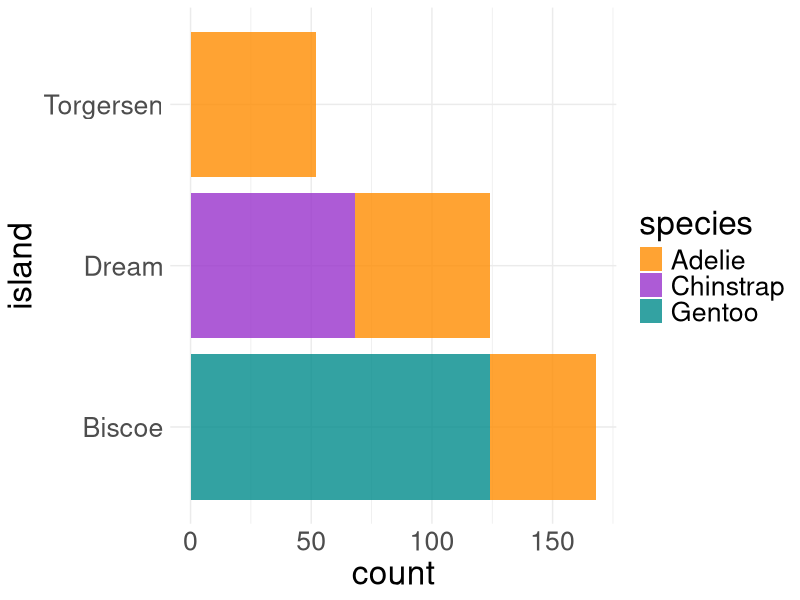
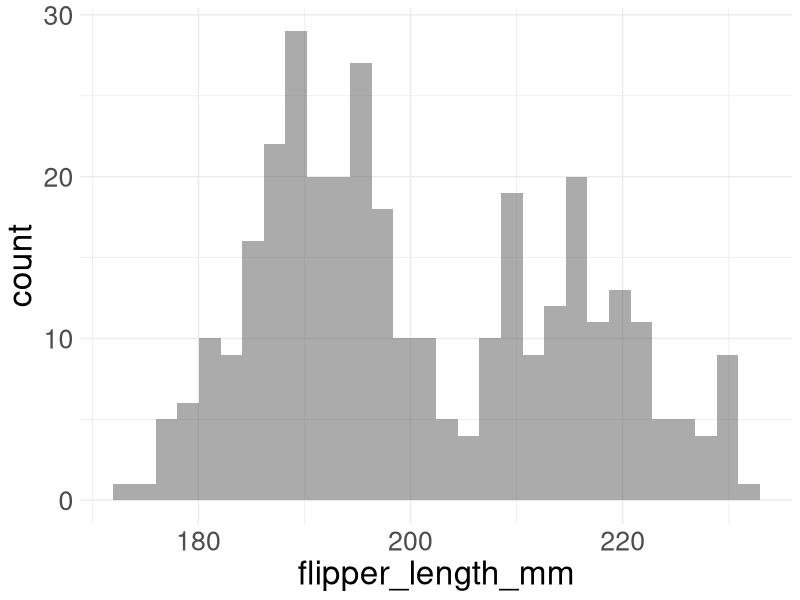
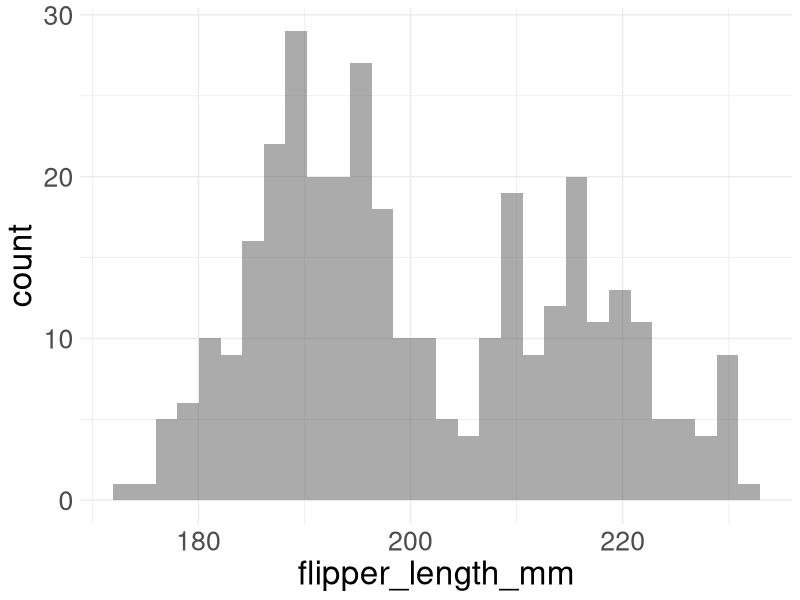
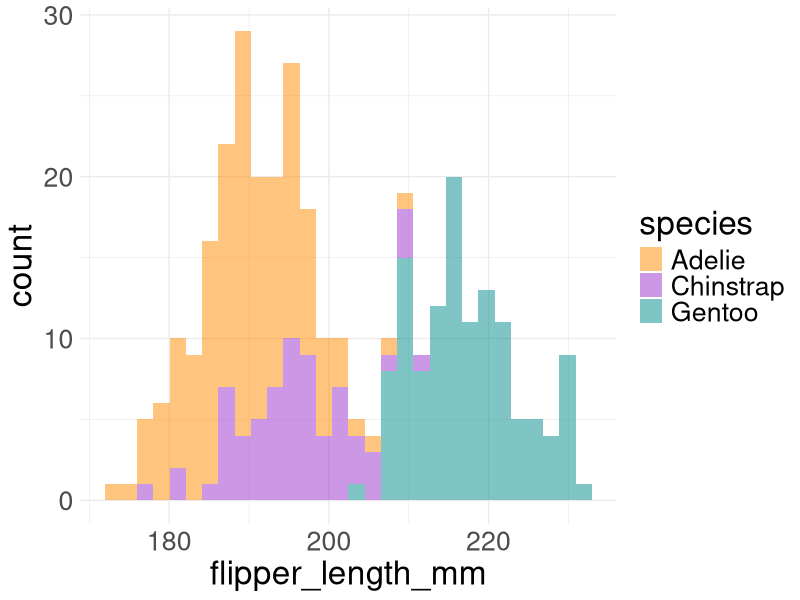
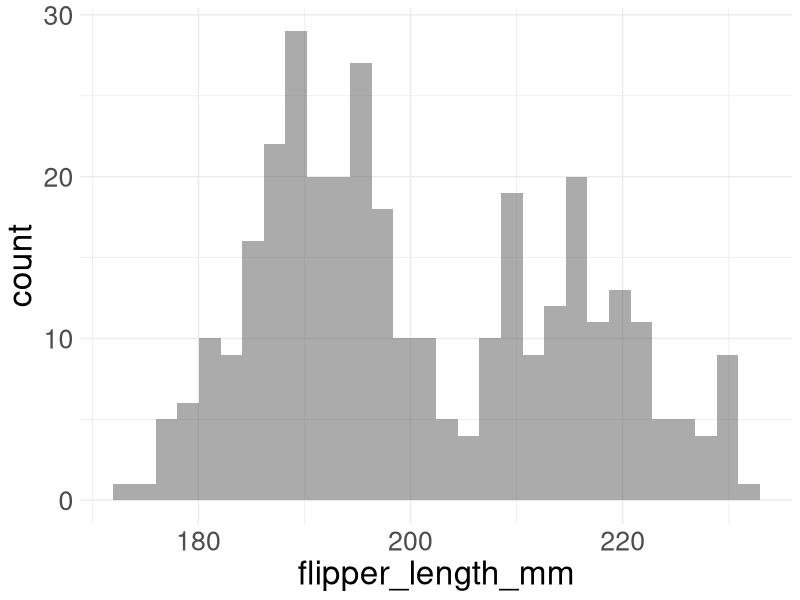
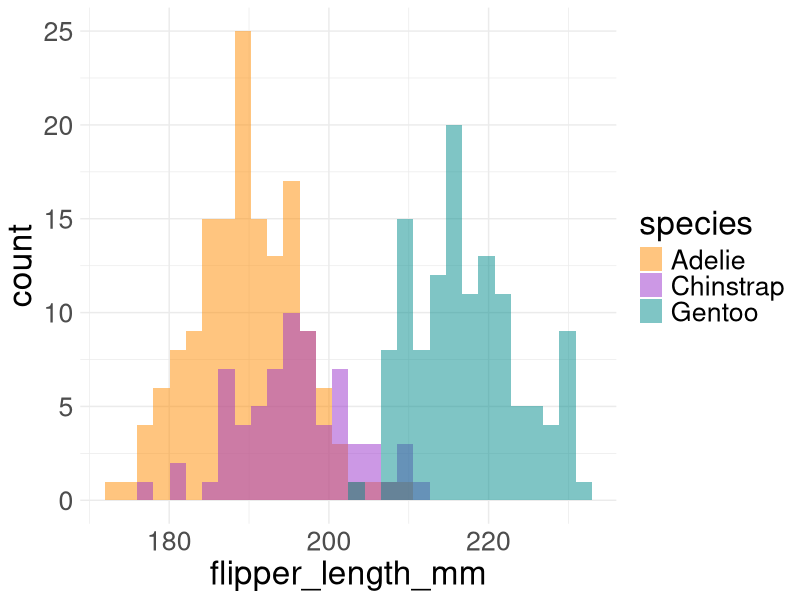
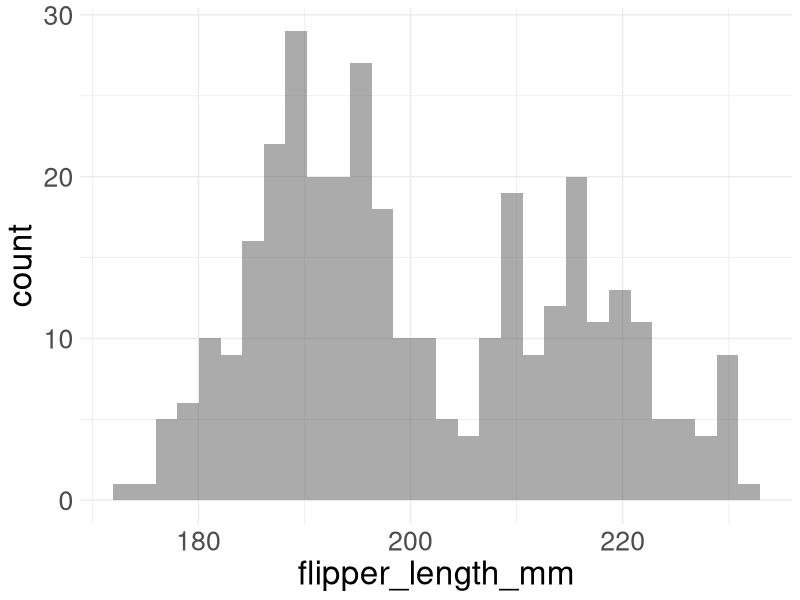
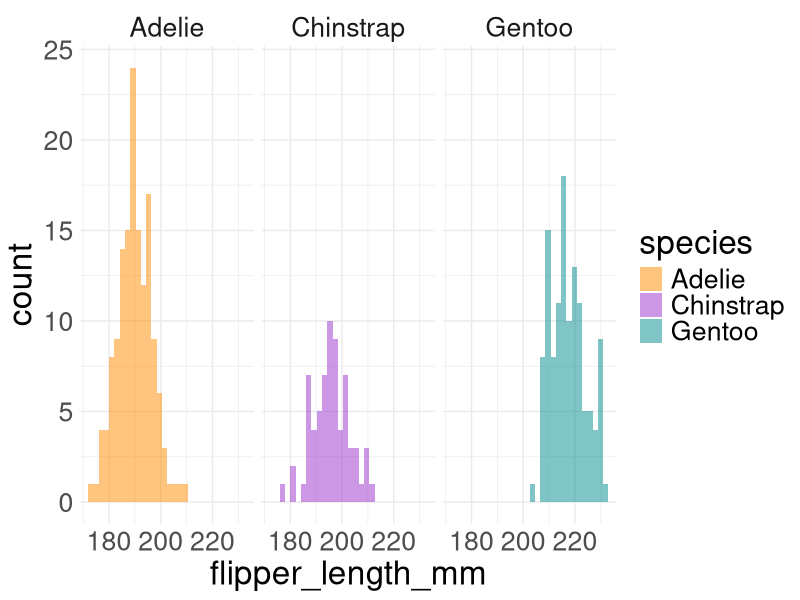

R code for these plots, in order:
## ---- chunk 1
library(palmerpenguins)
library(tidyverse)
theme_set(theme_minimal())
## ---- chunk 2
ggplot(penguins, aes(x = island)) +
  geom_bar(alpha = 0.8, aes(fill = species)) +
  theme_minimal() +
  coord_flip() +
  scale_fill_manual(values = c("darkorange","darkorchid","cyan4")) + 
  theme(text = element_text(size = 24))
## ---- chunk 3
penguins <- penguins %>%
  mutate(year = as.factor(year))
## ---- chunk 4
glimpse(penguins)
## ---- chunk 5
# Histogram example: flipper length by species
ggplot(data = penguins, aes(x = flipper_length_mm)) +
  geom_histogram(alpha = 0.5, position = "identity") +
  theme(text = element_text(size = 24))
## ---- chunk 6
# Histogram example: flipper length by species 
ggplot(data = penguins, aes(x = flipper_length_mm)) +   
  geom_histogram(alpha = 0.5, position = "identity") +   
  theme(text = element_text(size = 24))
## ---- chunk 7
# Histogram example: flipper length by species 
ggplot(data = penguins, aes(x = flipper_length_mm)) +   
  geom_histogram(aes(fill = species), 
                 alpha = 0.5) +   
  scale_fill_manual(values = c("darkorange","darkorchid","cyan4")) +   
  theme(text = element_text(size = 24))
## ---- chunk 8
# Histogram example: flipper length by species 
ggplot(data = penguins, aes(x = flipper_length_mm)) +   
  geom_histogram(alpha = 0.5, position = "identity") +   
  theme(text = element_text(size = 24))
## ---- chunk 9
# Histogram example: flipper length by species 
ggplot(data = penguins, aes(x = flipper_length_mm)) +   
  geom_histogram(aes(fill = species), 
                 alpha = 0.5,
                 position = "identity") +   
  scale_fill_manual(values = c("darkorange","darkorchid","cyan4")) +   
  theme(text = element_text(size = 24))
## ---- chunk 10
# Histogram example: flipper length by species
ggplot(data = penguins, aes(x = flipper_length_mm)) +
  geom_histogram(alpha = 0.5, position = "identity") +
  theme(text = element_text(size = 24))
## ---- chunk 11
# Histogram example: flipper length by gender
ggplot(data = penguins %>% drop_na(sex), 
       aes(x = flipper_length_mm)) +
  geom_histogram(aes(fill = species), 
                 alpha = 0.5, 
                 position = "identity") +
  scale_fill_manual(values = c("darkorange","darkorchid","cyan4")) +
  facet_wrap(~species) +
  theme(text = element_text(size = 24))
## ---- chunk 12
# Histogram example: flipper length by species
ggplot(data = penguins, 
       aes(x = flipper_length_mm,
           fill = species)) +
  geom_density(alpha = 0.5, position = "identity") +
  scale_fill_manual(values = c("darkorange","darkorchid","cyan4")) +
  theme(text = element_text(size = 24))
## ---- chunk 13
ggplot(penguins, aes(x = species)) +
  geom_bar(alpha = 0.8) +
  theme_minimal() +
  coord_flip() +
  theme(text = element_text(size = 24))
## ---- chunk 14
ggplot(penguins, aes(x = species)) +      
  geom_bar(alpha = 0.8) +      
  theme_minimal() +      
  coord_flip() +      
  theme(text = element_text(size = 24))
## ---- chunk 15
ggplot(penguins, aes(x = species, fill = year)) +
  geom_bar(alpha = 0.8, position = "stack") +      #scale_fill_manual(values = c("darkorange","purple","cyan4"), guide = FALSE) +      
  theme_minimal() +      
  coord_flip() +      
  theme(text = element_text(size = 24))
## ---- chunk 16
ggplot(penguins, aes(x = species)) +         
  geom_bar(alpha = 0.8) +         
  theme_minimal() +         
  coord_flip() +         
  theme(text = element_text(size = 24))
## ---- chunk 17
ggplot(penguins, aes(x = species, fill = year)) +
  geom_bar(alpha = 0.8, position = "fill") +      #scale_fill_manual(values = c("darkorange","purple","cyan4"), guide = FALSE) +      
  theme_minimal() +      
  coord_flip() +      
  theme(text = element_text(size = 24))
## ---- chunk 18
ggplot(penguins, aes(x = species)) +   
  geom_bar(alpha = 0.8) +   
  theme_minimal() +   
  coord_flip() +   
  theme(text = element_text(size = 24))
## ---- chunk 19
ggplot(penguins, aes(x = species, fill = year)) +   
  geom_bar(alpha = 0.8, position = "dodge2") +   
  #scale_fill_manual(values = c("darkorange","purple","cyan4"), guide = FALSE) +   
  theme_minimal() +   
  coord_flip() +   
  theme(text = element_text(size = 24))
## ---- chunk 20
ggplot(penguins, aes(x = species)) +   
  geom_bar(alpha = 0.8) +   
  theme_minimal() +   
  coord_flip() +   
  theme(text = element_text(size = 24))
## ---- chunk 21
ggplot(penguins, aes(x = species, fill = year)) +   
  geom_bar(alpha = 0.8) +   
  # scale_fill_manual(values = c("darkorange","purple","cyan4"), guide = FALSE) +   
  theme_minimal() +   
  facet_wrap(~year, ncol = 1) +   
  coord_flip() +   
  theme(text = element_text(size = 24))
## ---- chunk 22
# Scatterplot example 2: penguin bill length versus bill depth
ggplot(data = penguins, aes(x = bill_length_mm, y = bill_depth_mm)) +
  geom_point(size = 4) +   
  theme(text = element_text(size = 24))
  #scale_color_manual(values = c("darkorange","darkorchid","cyan4"))
## ---- chunk 23
# Scatterplot example 2: penguin bill length versus bill depth
ggplot(data = penguins, aes(x = bill_length_mm, y = bill_depth_mm)) +
  geom_point(size = 4) +   
  theme(text = element_text(size = 24))
  #scale_color_manual(values = c("darkorange","darkorchid","cyan4"))
## ---- chunk 24
# Scatterplot example 2: penguin bill length versus bill depth
ggplot(data = penguins, aes(x = bill_length_mm, y = bill_depth_mm)) +
  geom_point(aes(color = species),
             size = 4)  +
  scale_color_manual(values = c("darkorange","darkorchid","cyan4")) +   
  theme(text = element_text(size = 24))
## ---- chunk 25
# Scatterplot example 2: penguin bill length versus bill depth
ggplot(data = penguins, aes(x = bill_length_mm, y = bill_depth_mm)) +
  geom_point(size = 4) +   
  theme(text = element_text(size = 24))
  #scale_color_manual(values = c("darkorange","darkorchid","cyan4"))
## ---- chunk 26
# Scatterplot example 2: penguin bill length versus bill depth
ggplot(data = penguins, aes(x = bill_length_mm, y = bill_depth_mm, color = species)) +
  geom_point(size = 4)  +
  geom_smooth(method = "lm", se = FALSE) +
  scale_color_manual(values = c("darkorange","darkorchid","cyan4")) +   
  theme(text = element_text(size = 24))
## ---- chunk 27
# Scatterplot example 2: penguin bill length versus bill depth
ggplot(data = penguins, aes(x = bill_length_mm, y = bill_depth_mm)) +
  geom_point(size = 4) +   
  theme(text = element_text(size = 24))
  #scale_color_manual(values = c("darkorange","darkorchid","cyan4"))
## ---- chunk 28
# Scatterplot example 2: penguin bill length versus bill depth
ggplot(data = penguins, aes(x = bill_length_mm, y = bill_depth_mm, color = species)) +
  geom_point(size = 4)  +
  geom_smooth(method = "lm") +
  scale_color_manual(values = c("darkorange","darkorchid","cyan4")) +   
  theme(text = element_text(size = 24))
## ---- chunk 29
# Jitter plot example: bill length by species
ggplot(data = penguins, aes(x = species, y = bill_length_mm)) +
  geom_jitter(width = 0.3, 
              alpha = 0.2,
              show.legend = FALSE) +
  geom_boxplot(width = 0.4, 
              alpha = 0.9,
              show.legend = FALSE) +
  scale_color_manual(values = c("darkorange","darkorchid","cyan4")) +   
  theme(text = element_text(size = 24))
## ---- chunk 30
# Jitter plot example: bill length by species
ggplot(data = penguins, aes(x = species, y = bill_length_mm)) +
  geom_jitter(width = 0.3, 
              alpha = 0.2,
              show.legend = FALSE) +
  geom_boxplot(width = 0.4, 
              alpha = 0.9,
              show.legend = FALSE) +
  scale_color_manual(values = c("darkorange","darkorchid","cyan4")) +   
  theme(text = element_text(size = 24))
## ---- chunk 31
# Jitter plot example: bill length by species
ggplot(data = penguins %>% drop_na(sex), 
       aes(x = species, y = bill_length_mm)) +
  geom_jitter(aes(colour = sex),
              width = 0.3, 
              alpha = 0.2,
              show.legend = FALSE) +
  geom_boxplot(aes(colour = sex),
               width = 0.4, 
              alpha = 0.9) +
  scale_color_manual(values = c("darkorange","darkorchid","cyan4")) + 
  #facet_wrap(~sex) +   
  theme(text = element_text(size = 24))
